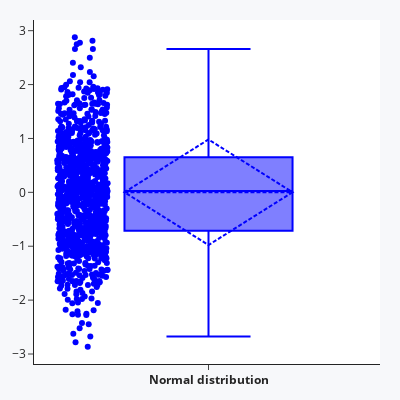

The notebook cell saved with this chart:
### Code cell
fig02 = go.Figure()
fig02.add_trace(go.Box(y=normal_dist, boxpoints='all', boxmean='sd', name='<b>Normal distribution', marker_color = 'blue'))
fig02.update_layout(width=400, height=400, template = 'simple_white',
                    paper_bgcolor="#f7f8fa", margin=dict(l=20, r=20, t=20, b=20),
                    showlegend=False)

### Figure 1 — Plotly figure (JSON) as saved in the notebook; plotly's stock layout.template omitted (floating-point values rounded to 4 significant figures; data arrays with more than 128 entries replaced by an {"elided": "..."} marker saying what was removed)
{"data": [{"boxmean": "sd", "boxpoints": "all", "marker": {"color": "blue"}, "name": "<b>Normal distribution", "type": "box", "y": {"elided": "1000 float values"}}], "layout": {"height": 400, "margin": {"b": 20, "l": 20, "r": 20, "t": 20}, "paper_bgcolor": "#f7f8fa", "showlegend": false, "width": 400}}
